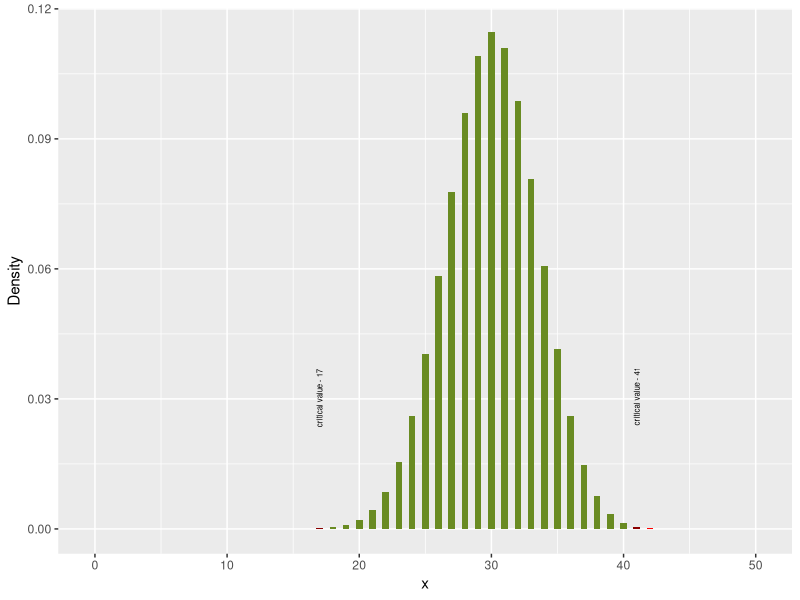

Reproduce this figure in R.
bincrit <- function(n,p,numtail=2,typetail=c("lower","upper","L","U",""),sig_level,strictly_lower=c(T,F),table_included=c(T,F),curve_included=c(T,F)) {
  library(ggplot2)
    if (numtail==1) {
    if (typetail=="L") {
      c1=0
      while (pbinom(c1,n,p)<(sig_level/100)) {
        c1=c1+1
      }
      c1=c1-1
    } else if (typetail=="U") {
      c2=0
      while (pbinom(c2,n,p)<(1-(sig_level/100))) {
        c2=c2+1
      }
    }
  } else if (numtail==2) {
    c1=0
    c2=0
    sig_level=sig_level/2
    while (pbinom(c1,n,p)<(sig_level/100)) {
      c1=c1+1
    }
    if (c1!=0) {
      c1=c1-1
    }
    while (pbinom(c2,n,p)<(1-(sig_level/100))) {
      c2=c2+1
    }
  }
  if (strictly_lower==F) {
    if (!(numtail==1&typetail=="U"))
      if (((sig_level/100) - (pbinom(c1,n,p))) > ((pbinom((c1+1),n,p)) - (sig_level/100))) {
        c1=c1+1
      }
    if (!is.na(c2)) {
      if (((pbinom(c2,n,p)) - (1-(sig_level/100))) > ((1-(sig_level/100)) - (pbinom((c2-1),n,p)))) {
        c2=c2-1
      }
    }
  }

  if (numtail==2) {
    print(paste0("lower crit value: ", c1))
    print(paste0("upper crit value: ", c2))
  } else if (typetail=="L") {
    print(paste0("lower crit value: ",c1))
  } else if (typetail=="U") {
    print(paste0("upper crit value: ",c2))
  }

  x=seq(0,n)
  Density=dbinom(x,n,p)
  gd=data.frame(x,Density)
  # Here a factor, crit_region, is added to a data frame (gd) along with the x values and their density functions, so they can be used to add in colour by bar (critical region in red, the specific critical value in dark red and the acceptance region in dark green) and a label for the critical values
  if (curve_included) {
    if (numtail==1&typetail=="L") {
      crit_region = c(rep(1,(c1)),paste0("critical value - ",c1),rep(0,(n-c1)))
      gd=data.frame(x,Density,crit_region)
      graph <- ggplot(gd, aes(x=x, y=Density, group=crit_region, fill=as.factor(crit_region)),) +
      geom_col(width=0.5,show.legend = F) +
      scale_fill_manual(values=c("olivedrab4","red","darkred")) +
      geom_text(data=subset(gd,crit_region!=0),aes(label=crit_region,color=crit_region),
        angle=90,nudge_y=0.03,size=2,show.legend=F) +
      scale_color_manual(values=c(rgb(0,0,0,0),"black"))
      }

    else if (numtail==1&typetail=="U") {
        crit_region = c(rep(0,(c2)),paste0("critical value - ",c2),rep(1,(n-(c2))))
        gd=data.frame(x,Density,crit_region)
        graph <- ggplot(gd, aes(x=x, y=Density, group=crit_region, fill=as.factor(crit_region))) +
        geom_col(width=0.5,show.legend = F) +
        scale_fill_manual(values=c("olivedrab4","red","darkred")) +
        geom_text(data=subset(gd,crit_region!=0),aes(label=crit_region,
          colour=crit_region),angle=90,nudge_y=0.03,size=2,show.legend=F) +
          scale_color_manual(values=c(rgb(0,0,0,0),"black"))
    }

    else if (numtail==2) {
        crit_region = c(rep(1,c1),paste0("critical value - ",c1),rep(0,(c2-c1-1)),paste0("critical value - ",c2),rep(1,(n-(c2))))
        gd=data.frame(x,Density,crit_region)
        graph <- ggplot(gd, aes(x=x, y=Density, group=crit_region,fill=as.factor(crit_region))) +
        geom_col(width=0.5,show.legend = F) +
        scale_fill_manual(values=c("olivedrab4","red","darkred","darkred")) +
        geom_text(data=subset(gd,crit_region!=0),aes(label=crit_region,colour=crit_region),
          angle=90,nudge_y=0.03,size=2,show.legend=F) +
        scale_color_manual(values=c(rgb(0,0,0,0),"black","black"))
    }
    print(graph)
  }
  if (table_included) {
    table=matrix(data=c("x","P(X<=x)"), ncol=2)
    x=0
    while (x<=n) {
      table=rbind(table,c(x,pbinom(x,n,p)))
      x=x+1
    }
    print(table)
    print(gd)
  }
}

bincrit(n=50,p=0.6,numtail=2,typetail="U",sig_level=0.05,strictly_lower=F,table_included=F,curve_included=T)

